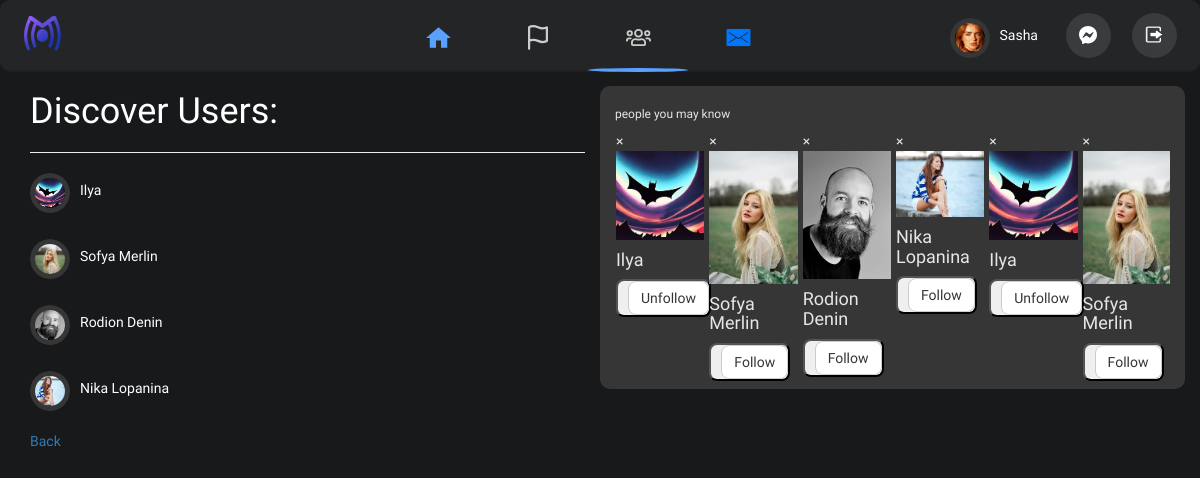
/users (signed in), run on the app's committed database.
### flowmes/models.py (models this page shows, shortened)
class User(UserMixin, db.Model):
    id = db.Column(db.Integer, primary_key=True)
    f_name = db.Column(db.String(64), index=True, nullable=False)
    l_name = db.Column(db.String(64), index=True, nullable=False)
    username = db.Column(db.String(128), index=True, nullable=False)
    dob = db.Column(db.DateTime, nullable=True, index=True)
    gender = db.Column(db.String(6), index=True, nullable=True)
    email = db.Column(db.String(120), index=True, unique=True, nullable=False)
    password_hash = db.Column(db.String(128))
    cover_image = db.Column(db.String(20), default='default.jpeg')
    profile_image = db.Column(db.String(20), default='default.jpg')
    story_image = db.Column(db.String(20))
    about_me = db.Column(db.String(140), default='No Bio')
    last_seen = db.Column(db.DateTime, default=datetime.utcnow)
    school = db.Column(db.String(140), default="No data")
    hometown = db.Column(db.String(140), default="No data")
    location = db.Column(db.String(140), default="No data")
    relationship = db.Column(db.String(140), default="No data")
    posts = db.relationship('Post', backref='author', lazy='dynamic')
    stories = db.relationship('Story', backref='author', lazy='dynamic')
    comments = db.relationship('Comment', backref='author', lazy='dynamic')
    likes = db.relationship('Like', backref='author', lazy='dynamic')
    followed = db.relationship(
        'User', secondary=followers,
        primaryjoin=(followers.c.follower_id == id),
        secondaryjoin=(followers.c.followed_id == id),
        backref=db.backref('followers', lazy='dynamic'), lazy='dynamic')
    messages_sent = db.relationship('Message',
                                    foreign_keys='Message.sender_id',
                                    backref='author', lazy='dynamic')
    messages_received = db.relationship('Message',
                                        foreign_keys='Message.recipient_id',
                                        backref='recipient', lazy='dynamic')
    last_message_read_time = db.Column(db.DateTime)
    def new_messages(self):
        last_read_time = self.last_message_read_time or datetime(1900, 1, 1)
        return Message.query.filter_by(recipient=self).filter(
            Message.timestamp > last_read_time).count()
    def is_following(self, user):
        return self.followed.filter(
            followers.c.followed_id == user.id).count() > 0

### flowmes/routes.py (the view)
@app.route('/users', methods=['GET', 'POST'])
@login_required
def users():
    form = EmptyForm()
    users = User.query.all()
    return render_template('users.html', users=users, form=form, title='users')

### flowmes/forms.py
class EmptyForm(FlaskForm):
    submit = SubmitField('Submit')

### flowmes/models.py (called while the page is built)
@login.user_loader
def load_user(id):
    return User.query.get(int(id))

### flowmes/routes.py (called while the page is built)
@app.before_request
def before_request():
    if current_user.is_authenticated:
        current_user.last_seen = datetime.utcnow()
        db.session.commit()

### flowmes/templates/users.html (shortened to what this page needs)
{% extends "base.html" %}
{% import 'bootstrap/wtf.html' as wtf %}
{% set active_page = "users" %}
{% block styles %}
{{super()}}
{% endblock %}
{% block app_content %}
<div class="container">
    <div class="row">
        <div class="col-md-6">
            <h1>Discover Users: </h1>
            <hr>
            {% for user in users %}
            {% if user != current_user%}
                <a href="{{url_for('user', username=user.username)}}"> <div class="online">
                    <div class="user">
                        <div class="profile">
                            <img src="{{url_for('static', filename='img/avatar/' +user.profile_image)}}" alt="">
                        </div>
                        <h4>{{user.f_name }} {{user.l_name}}</h4>
                    </div>
                    <br>
                </div>
            </a>
            {% endif %}
            {% endfor %}
        </div>
<div class="view friends smaller-margin col-md-6">
    <div class="upper">
        <h6>people you may know</h6>
    </div>
    <div class="owl-carousel owl-theme people">
        {% for user in users %}
        {% if user!= current_user%}
        <div class="item">
            <div class="person-img">
                <div class="icon">
                    &times;
                </div>
                <img src="{{url_for('static', filename='img/avatar/' + user.profile_image)}}" alt="">
            </div>
            <div class="info">
                <h4>
                    {{user.f_name}} {{user.l_name}}
                </h4>
                {% if not current_user.is_following(user) and user != current_user %}
                <button>
                    <form action="{{ url_for('follow', username=user.username) }}" method="post">
                        {{ form.submit(value='Follow', class_='btn btn-default') }}
                    </form>
                </button>
                {% elif current_user.is_following(user) and user!= current_user %}
            <button>
                    <form action="{{ url_for('unfollow', username=user.username) }}" method="post">
                        {{ form.submit(value='Unfollow', class_='btn btn-default') }}
                    </form>
                </button>
                {% endif %}
            </div>
        </div>
        {%endif%}
        {%endfor%}
    </div>
</div>
    </div>
    <a href="{{url_for('index')}}">Back</a>
</div>
{% endblock %}

### flowmes/templates/base.html (shortened to what this page needs)
{% extends 'bootstrap/base.html' %}
{% block head %}
{{super()}}
{% endblock %}
{% block styles %}
{{super()}}
    <link rel="stylesheet" href="{{url_for('static', filename='css/owl.theme.default.css')}}">
    <link rel="stylesheet" href="{{url_for('static', filename='css/owl.carousel.min.css')}}">
    <link rel="stylesheet" href="{{url_for('static', filename='css/style.css')}}">
{% endblock %}
{% block navbar %}
    {% if current_user.is_authenticated %}
    <nav class="desktop-nav">
        <div class="left-side">
            <div class="logo">
                <a href="{{url_for('index')}}"><img src="{{url_for('static', filename='img/icons/flowmes.svg')}}" alt="" title='FlowMes'></a>
            </div>
        </div>
        <a href="{{url_for('index')}}">
        <div class="tabs">
            <div class="tab-icon {{'active' if active_page == 'index' }}">
                <div class="icon">
                    <img src="{{url_for('static', filename='img/icons/home.svg')}}" alt="" title="Home">
                </div>
            </div>
        </a>
            <a href="{{url_for('explore')}}">
            <div class="tab-icon {{'active' if active_page == 'explore' }}">
                <div class="icon">
                    <img src="{{url_for('static', filename='img/icons/flag.svg')}}" alt="" title="Explore" >
                </div>
            </div>
            </a>
            <a href="{{url_for('users')}}">
            <div class="tab-icon {{'active' if active_page == 'users' }}">
                <div class="icon">
                    <img src="{{url_for('static', filename='img/icons/users.svg')}}" alt="" title="Users">
                </div>
            </div>
            </a>
            <a href="{{url_for('messaging')}}">
            <div class="tab-icon {{'active' if active_page == 'messaging' }}">
                <div class="icon">
                    <img src="{{url_for('static', filename='img/icons/chat.png')}}" alt="" title="Messaging">
                </div>
            </div>
        </a>
        <div class="right-side">
            <a href="{{url_for('user', username=current_user.username)}}">
            <div class="user {{'active' if active_page == 'profile' }}">
                <div class="profile">
                    <img src="{{url_for('static', filename='img/avatar/' + current_user.profile_image)}}" alt="" title="Profile">
                </div>
                <h4>{{ current_user.f_name }}</h4>
            </div>
            </a>
            <a href="{{ url_for('messages') }}">
            <div class="user-icons">
                <div class="icon {{'active' if active_page == 'chat' }}">
                    <img src="{{url_for('static', filename='img/icons/messenger.svg')}}" alt="" title="Chat">
                    {% set new_messages = current_user.new_messages() %}
                </div>
            </div>
            </a>
           <a href="{{url_for('logout')}}"> <div class="user-icons">
                <div class="icon">
                    <img src="{{url_for('static', filename='img/icons/logout.png')}}" alt="" title="Logout">
                </div>
            </div></a>
        </div>
    </nav>
    {% endif %}
{% endblock %}
{% block content %}
    {% block app_content %}{% endblock %}
{% endblock %}

### flowmes/static/css/style.css (style rules this page uses)
:root { --primary: #18191a; --accent: #242526; --lighter: #3a3b3c; --font: #e4e6eb; --placeholder: #a0a3a9; --notification: #ff4d4d; --green: rgb(19, 209, 19); --border: #5AA1FF; --border-bottom: #202022; --white: #fff; }
body, html { font-family: "Mulish", sans-serif; overflow-x: hidden; background-color: var(--primary); }
* { margin: 0; padding: 0; -webkit-box-sizing: border-box; box-sizing: border-box; }
button, input { outline: none !important; border-radius: 8px; }
.btn-default { border-radius: 8px; color: #363636; margin-left: 10px; }
a { text-decoration: none !important; }
::placeholder { color: var(--placeholder); }
.user, .item-row { display: flex; justify-content: flex-start; align-content: center; margin-top: 6px; position: relative; flex-shrink: 0; }
.user .profile, .item-row .icon { height: 40px; width: 40px; border-radius: 50%; overflow: hidden; }
.profile img { width: 45px; height: 45px; border-radius: 50%; border:5px solid #363636; display: block; object-fit: cover; align-items: center; overflow: hidden; justify-content: center; }
.user .profile img { height: 100%; width: 100%; object-fit: cover; }
.user h4, .item-row h4 { color: var(--white); font-weight: 400; font-size: 14px; margin: 10px; text-transform: capitalize; }
.desktop-nav { display: none; }
@media only screen and (min-width: 760px) { .desktop-nav { display: flex; } }
@media only screen and (min-width: 760px) { nav { display: flex; justify-content: space-between; align-items: center; padding: 12px 20px; position: relative; background-color: var(--accent); border-bottom: 2px solid var(--border-bottom); height: auto; border-radius: 10px; } }
@media only screen and (min-width: 760px) { nav .left-side { display: flex; justify-content: flex-start; align-items: center; } }
@media only screen and (min-width: 760px) { nav .left-side .logo { height: 45px; width: 45px; border-radius: 50%; } }
@media only screen and (min-width: 760px) { nav .left-side .logo img { height: 100%; width: 100%; object-fit: cover; } }
@media only screen and (min-width: 760px) { nav .tabs { display: flex; align-items: center; justify-content: flex-start; } }
@media only screen and (min-width: 760px) { nav .tabs .tab-icon { height: 100%; margin: 0; margin-top: 5px; width: 100px; text-align: center; position: relative; } }
@media only screen and (min-width: 760px) { nav .tabs .tab-icon .icon { margin-bottom: 10px; height: 25px; width: 25px; margin: auto; cursor: pointer; position: relative; } }
@media only screen and (min-width: 760px) { nav .tabs .tab-icon .icon img { height: 100%; width: 100%; object-fit: contain; } }
@media only screen and (min-width: 760px) { nav .tabs .tab-icon.active::after { content: ''; position: absolute; bottom: -22px; left: 0; width: 100%; border-radius: 50%; border-bottom: 4px solid var(--border); } }
@media only screen and (min-width: 760px) { nav .right-side { display: flex; justify-content: center; align-items: center; height: 100%; } }
@media only screen and (min-width: 760px) { nav .right-side .user-icons { display: flex; justify-content: center; align-items: center; margin-left: 15px; } }
@media only screen and (min-width: 760px) { nav .right-side .user-icons .icon { margin: 0 3px; height: 45px; width: 45px; border-radius: 50%; position: relative; display: flex; justify-content: center; align-items: center; background-color: var(--lighter); cursor: pointer; } }
@media only screen and (min-width: 760px) { nav .right-side .user-icons .icon img { height: 40%; width: 40%; } }
.friends { background-color: #363636; border-radius: 10px; padding: 12px 15px 8px; margin: 14px 0; color: #e6e6e6; }

### flowmes/templates/users.html (style rules this page uses)
body { color: var(--white) }

### data on the page
User: profile_image (picture), f_name "Sasha"
User: profile_image (picture), f_name "Ilya"
User: profile_image (picture), f_name "Sofya", l_name "Merlin"
User: profile_image (picture), f_name "Rodion", l_name "Denin"
User: profile_image (picture), f_name "Nika", l_name "Lopanina"
